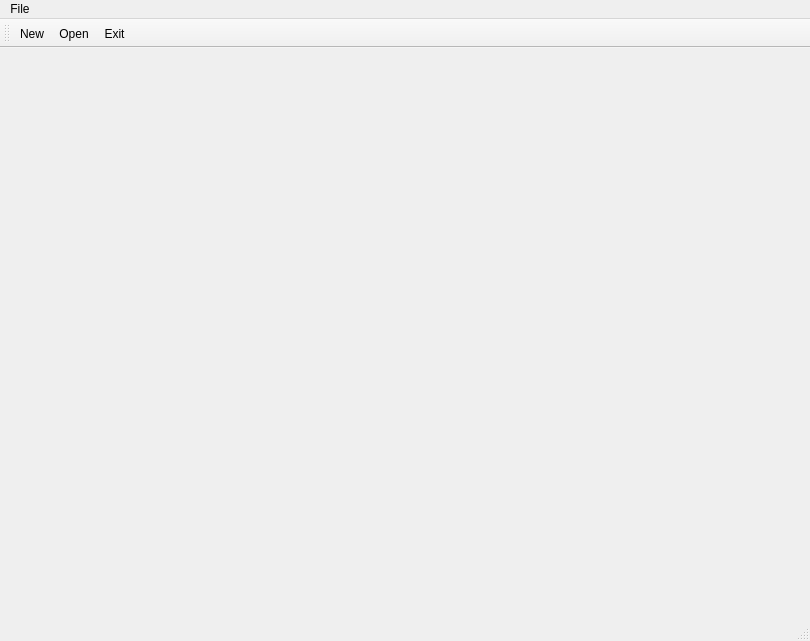
<?xml version="1.0" encoding="UTF-8"?>
<ui version="4.0">
 <class>MainWindow</class>
 <widget class="QMainWindow" name="MainWindow">
  <property name="geometry">
   <rect>
    <x>0</x>
    <y>0</y>
    <width>810</width>
    <height>641</height>
   </rect>
  </property>
  <property name="windowTitle">
   <string>MainWindow</string>
  </property>
  <widget class="QWidget" name="centralwidget"/>
  <widget class="QMenuBar" name="menubar">
   <property name="geometry">
    <rect>
     <x>0</x>
     <y>0</y>
     <width>810</width>
     <height>21</height>
    </rect>
   </property>
   <widget class="QMenu" name="menuFile">
    <property name="title">
     <string>File</string>
    </property>
    <addaction name="actionNew"/>
    <addaction name="actionOpen"/>
    <addaction name="actionExit"/>
   </widget>
   <addaction name="menuFile"/>
  </widget>
  <widget class="QStatusBar" name="statusbar"/>
  <widget class="QToolBar" name="toolBar">
   <property name="windowTitle">
    <string>toolBar</string>
   </property>
   <attribute name="toolBarArea">
    <enum>TopToolBarArea</enum>
   </attribute>
   <attribute name="toolBarBreak">
    <bool>false</bool>
   </attribute>
   <addaction name="actionNew"/>
   <addaction name="actionOpen"/>
   <addaction name="actionExit"/>
  </widget>
  <action name="actionNew">
   <property name="icon">
    <iconset resource="resources.qrc">
     <normaloff>:/img/location-icon.png</normaloff>:/img/location-icon.png</iconset>
   </property>
   <property name="text">
    <string>New</string>
   </property>
  </action>
  <action name="actionOpen">
   <property name="icon">
    <iconset resource="resources.qrc">
     <normaloff>:/img/envelop.png</normaloff>:/img/envelop.png</iconset>
   </property>
   <property name="text">
    <string>Open</string>
   </property>
  </action>
  <action name="actionExit">
   <property name="icon">
    <iconset resource="resources.qrc">
     <normaloff>:/img/whatsapp icon2.png</normaloff>:/img/whatsapp icon2.png</iconset>
   </property>
   <property name="text">
    <string>Exit</string>
   </property>
  </action>
 </widget>
 <resources>
  <include location="resources.qrc"/>
 </resources>
 <connections/>
</ui>
